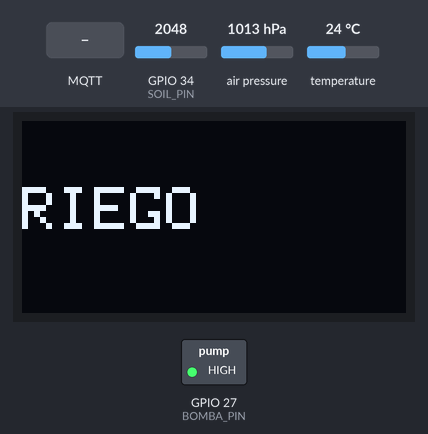
Simulated run of this sketch. Board: ESP32. On the bench: 128×64 one-colour display, switched loads named in the sketch (green lamp = pin HIGH). The test bench sets the inputs (shaded band); at power-on: GPIO 34 (SOIL_PIN) = 2048, air pressure 1013 hPa, temperature 24 °C. WiFi joins after 1.5 s; servers stay silent unless stated; the local clock reads 2024-03-15 10:24:30 at power-on unless the sketch sets it; no MQTT or app messages arrive unless stated; not simulated (calls return 0 or success): secrets.h; what the sketch prints to the serial monitor is not drawn.

Above: at 4.6 s.
4.7 s: GPIO 34 (SOIL_PIN) set to 2866
At 13.4 s:
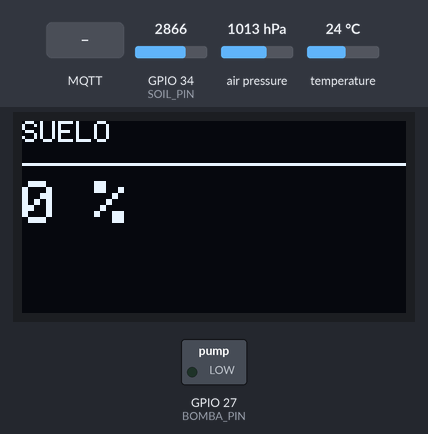
17.4 s: MQTT message "REGAR" arrives on the first subscribed topic
At 17.8 s:
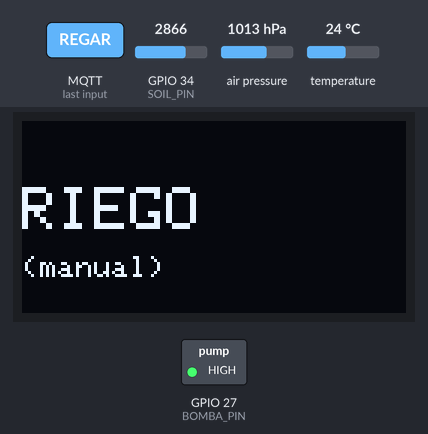
27.9 s: GPIO 34 (SOIL_PIN) set to 2151
At 35.6 s:
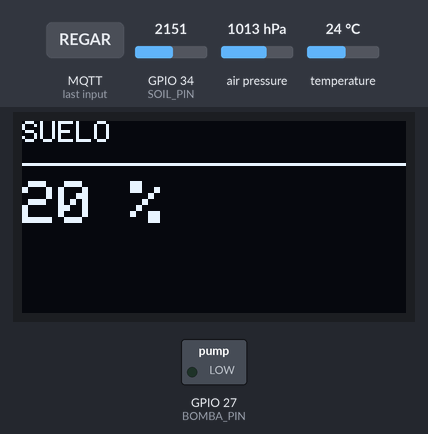
35.9 s: GPIO 34 (SOIL_PIN) set to 2021
At 38.8 s:
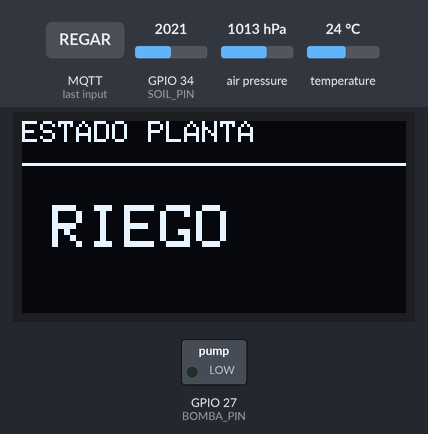
43.9 s: MQTT message "REGAR" arrives on the first subscribed topic
At 54.1 s:
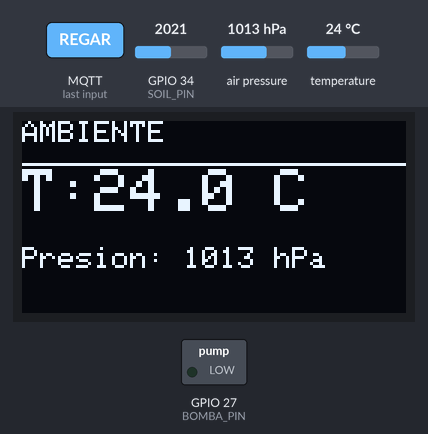
54.4 s: GPIO 34 (SOIL_PIN) set to 1947
At 57.5 s:
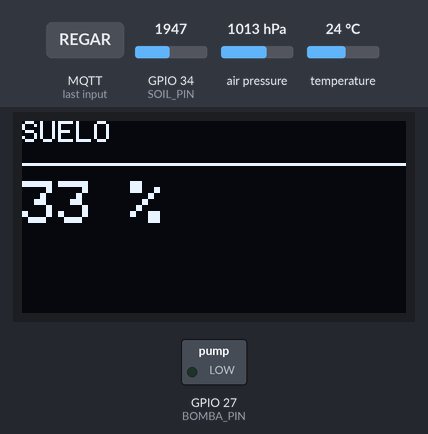
62.4 s: GPIO 34 (SOIL_PIN) set to 1886
Timing chart, 0 to 65.4 s (numbered marks = the images above; inputs shaded):
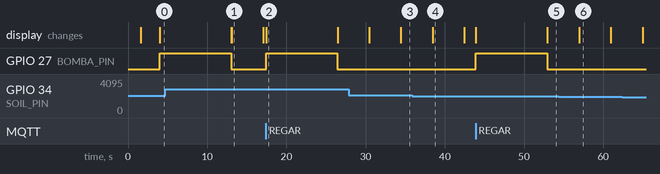

Measured:
- the behaviour switches between 2088 and 2087 on GPIO 34 (SOIL_PIN) (found by bisection; images 3 and 4)
- after the input at 4.7 s, the display: first differs from a run without the input after 8.4 s (image 1)
- after the input at 17.4 s, GPIO 27 (BOMBA_PIN): LOW → HIGH at once, → LOW 9.0 s later; the display: changes at once (image 2)
- after the input at 35.9 s, the display: changes after 2.6 s (image 4)
- after the input at 43.9 s, GPIO 27 (BOMBA_PIN): LOW → HIGH at once, → LOW 9.0 s later; the display: first changes at once (image 5 shows a later state)
- what the display in image 1 shows lasts 4.0 s, from 13.1 s to 17.1 s
- what the display in image 2 shows lasts 9.1 s, from 17.4 s to 26.5 s

The sketch:

macetero_produccion.ino
```cpp
#include <WiFi.h>
#include <Arduino.h>
#include <PubSubClient.h>
#include <ArduinoJson.h>
#include <Wire.h>
#include <Adafruit_Sensor.h>
#include <Adafruit_BMP280.h>
#include <Adafruit_GFX.h>
#include <Adafruit_SSD1306.h>
#include <RTClib.h>
#include "secrets.h"

// ---------- PINES ----------
#define SDA_PIN 21
#define SCL_PIN 22
#define SOIL_PIN 34
#define BOMBA_PIN 27

// ---------- CALIBRACIÓN SUELO ----------
#define SOIL_DRY 2482
#define SOIL_WET 905

// ---------- WIFI (definido en secrets.h) ----------
const char* ssid = WIFI_SSID;
const char* pass = WIFI_PASS;

// ---------- MQTT ----------
const char* mqtt_server = "192.168.100.52";
const int mqtt_port = 1883;
const char* mqtt_client_id = "esp32_macetero01"; // único por dispositivo si añades más adelante
const char* mqtt_topic = "planta_datos";
const char* mqtt_topic_comando = "planta_datos/comando";

volatile bool riegoManualSolicitado = false;

// ---------- RIEGO ----------
#define TIEMPO_RIEGO 9000   // 9 segundos
#define HORA_INICIO_RIEGO 8
#define HORA_FIN_RIEGO 21

// ---------- OLED ----------
#define SCREEN_WIDTH 128
#define SCREEN_HEIGHT 64
#define OLED_RESET -1
#define OLED_ADDR 0x3C

unsigned long lastScreenChange = 0;
int screenIndex = 0;

Adafruit_SSD1306 display(SCREEN_WIDTH, SCREEN_HEIGHT, &Wire, OLED_RESET);

// ---------- OBJETOS ----------
WiFiClient espClient;
PubSubClient client(espClient);
Adafruit_BMP280 bmp;
RTC_DS1307 rtc;

bool bmpOk = false;

// ---------- TIMING ----------
unsigned long lastSend = 0;
unsigned long ultimoRiego = 0;

// ---------- FUNCIONES ----------
int soilMoisturePercent(int raw) {
  raw = constrain(raw, SOIL_WET, SOIL_DRY);
  return map(raw, SOIL_DRY, SOIL_WET, 0, 100);
}

String soilStatus(int soilPct) {
  if (soilPct < 25) return "SECO";
  if (soilPct < 36) return "NECESITA_RIEGO";
  if (soilPct <= 65) return "OK";
  if (soilPct <= 80) return "HUMEDO";
  return "EXCESO_AGUA";
}

void mqttCallback(char* topic, byte* payload, unsigned int length) {
  String mensaje;
  for (unsigned int i = 0; i < length; i++) {
    mensaje += (char)payload[i];
  }

  Serial.print("Comando recibido en ");
  Serial.print(topic);
  Serial.print(": ");
  Serial.println(mensaje);

  if (mensaje == "REGAR") {
    riegoManualSolicitado = true;
  }
}

void connectWiFi() {
  Serial.print("Conectando a WiFi");
  WiFi.begin(ssid, pass);
  while (WiFi.status() != WL_CONNECTED) {
    delay(500);
    Serial.print(".");
  }
  Serial.println("\nWiFi conectado");
}

void reconnectMQTT() {
  while (!client.connected()) {
    Serial.print("Conectando MQTT...");
    if (client.connect(mqtt_client_id)) {
      Serial.println(" conectado");
      client.subscribe(mqtt_topic_comando);
    } else {
      Serial.print(" fallo rc=");
      Serial.println(client.state());
      delay(2000);
    }
  }
}

void updateDisplay(float t, float p, int soilPct, String estado, DateTime now) {

  if (millis() - lastScreenChange > 4000) {
    lastScreenChange = millis();
    screenIndex = (screenIndex + 1) % 4;
  }

  display.clearDisplay();
  display.setTextColor(SSD1306_WHITE);

  switch (screenIndex) {

    // ---------- PANTALLA 1: AMBIENTE ----------
    case 0:
      display.setTextSize(1);
      display.setCursor(0, 0);
      display.print("AMBIENTE");
      display.drawLine(0, 14, 127, 14, SSD1306_WHITE);

      display.setTextSize(2);
      display.setCursor(0, 16);
      display.print("T:");
      display.print(t, 1);
      display.print(" C");

      display.setTextSize(1);
      display.setCursor(0, 42);
      display.print("Presion: ");
      display.print(p, 0);
      display.print(" hPa");
      break;

    // ---------- PANTALLA 2: SUELO ----------
    case 1:
      display.setTextSize(1);
      display.setCursor(0, 0);
      display.print("SUELO");
      display.drawLine(0, 14, 127, 14, SSD1306_WHITE);

      display.setTextSize(2);
      display.setCursor(0, 20);
      display.print(soilPct);
      display.print(" %");
      break;

    // ---------- PANTALLA 3: ESTADO ----------
    case 2:
      display.setTextSize(1);
      display.setCursor(0, 0);
      display.print("ESTADO PLANTA");
      display.drawLine(0, 14, 127, 14, SSD1306_WHITE);

      display.setTextSize(2);
      display.setCursor(10, 28);

      if (estado == "OK") {
        display.print("OK");
      } else if (estado == "NECESITA_RIEGO") {
        display.print("RIEGO");
      } else if (estado == "SECO") {
        display.print("SECO");
      } else if (estado == "HUMEDO") {
        display.print("HUMEDO");
      } else {
        display.print("AGUA!");
      }
      break;

    // ---------- PANTALLA 4: FECHA Y HORA ----------
    case 3:
      display.setTextSize(1);
      display.setCursor(0, 0);
      display.print("FECHA / HORA");
      display.drawLine(0, 14, 127, 14, SSD1306_WHITE);

      display.setTextSize(2);
      display.setCursor(0, 20);

      if (now.hour() < 10) display.print("0");
      display.print(now.hour());
      display.print(":");
      if (now.minute() < 10) display.print("0");
      display.print(now.minute());

      display.setTextSize(1);
      display.setCursor(0, 45);
      display.print(now.day());
      display.print("/");
      display.print(now.month());
      display.print("/");
      display.print(now.year());
      break;
  }

  display.display();
}

// ---------- SETUP ----------
void setup() {
  Serial.begin(115200);

  connectWiFi();
  Serial.print("IP ESP32: ");
  Serial.println(WiFi.localIP());

  client.setServer(mqtt_server, mqtt_port);
  client.setCallback(mqttCallback);
  reconnectMQTT();

  Wire.begin(SDA_PIN, SCL_PIN);

  if (bmp.begin(0x76) || bmp.begin(0x77)) {
    bmpOk = true;
    Serial.println("BMP280 listo");
  } else {
    Serial.println("BMP280 no encontrado");
  }

  if (!rtc.begin()) {
    Serial.println("RTC DS1307 no encontrado");
  } else {
    Serial.println("RTC DS1307 listo");
  }

  if (!rtc.isrunning()) {
    Serial.println("RTC parado, ajustando hora...");
    rtc.adjust(DateTime(F(__DATE__), F(__TIME__)));
  }

  if (!display.begin(SSD1306_SWITCHCAPVCC, OLED_ADDR)) {
    Serial.println("OLED no encontrada");
  } else {
    Serial.println("OLED inicializada");
  }

  pinMode(BOMBA_PIN, OUTPUT);
  digitalWrite(BOMBA_PIN, LOW); // bomba apagada
}

// ---------- LOOP ----------
void loop() {
  if (!client.connected()) reconnectMQTT();
  client.loop();

  if (riegoManualSolicitado) {
    riegoManualSolicitado = false;

    Serial.println("RIEGO MANUAL ACTIVADO");
    display.clearDisplay();
    display.setTextColor(SSD1306_WHITE);
    display.setTextSize(2);
    display.setCursor(0, 22);
    display.print("RIEGO");
    display.setTextSize(1);
    display.setCursor(0, 45);
    display.print("(manual)");
    display.display();

    digitalWrite(BOMBA_PIN, HIGH);
    delay(TIEMPO_RIEGO);
    digitalWrite(BOMBA_PIN, LOW);

    ultimoRiego = rtc.now().unixtime();
    Serial.println("RIEGO MANUAL COMPLETADO");
  }

  if (millis() - lastSend > 4000) {
    lastSend = millis();

    float t = bmpOk ? bmp.readTemperature() : NAN;
    float p = bmpOk ? bmp.readPressure() / 100.0F : NAN;

    int soilRaw = analogRead(SOIL_PIN);
    int soilPct = soilMoisturePercent(soilRaw);

    DateTime now = rtc.now();

    // ----------- CONTROL DE RIEGO (se moverá a la plataforma más adelante) -----------
    bool esHorarioPermitido = (now.hour() >= HORA_INICIO_RIEGO && now.hour() < HORA_FIN_RIEGO);
    bool necesitaRiego = (soilPct < 36);
    bool hanPasado24h = (now.unixtime() - ultimoRiego >= 86400);

    if (necesitaRiego && esHorarioPermitido && hanPasado24h) {

      Serial.println("RIEGO ACTIVADO");
      display.clearDisplay();
      display.setTextColor(SSD1306_WHITE);
      display.setTextSize(2);
      display.setCursor(0, 22);
      display.print("RIEGO");
      display.display();

      digitalWrite(BOMBA_PIN, HIGH);
      delay(TIEMPO_RIEGO);
      digitalWrite(BOMBA_PIN, LOW);

      ultimoRiego = now.unixtime();

      Serial.println("RIEGO COMPLETADO");
    }

    updateDisplay(t, p, soilPct, soilStatus(soilPct), now);

    StaticJsonDocument<256> doc;
    doc["humedad_suelo"] = soilPct;
    doc["estado"] = soilStatus(soilPct);
    doc["temp_aire"] = t;
    doc["presion"] = p;
    doc["hora"] = String(now.hour()) + ":" + String(now.minute()) + ":" + String(now.second());
    doc["fecha"] = String(now.year()) + "-" + String(now.month()) + "-" + String(now.day());
    doc["timestamp"] = now.unixtime();

    char buffer[256];
    serializeJson(doc, buffer);

    client.publish(mqtt_topic, buffer);

    Serial.println("MQTT enviado:");
    Serial.println(buffer);
  }
}
```
